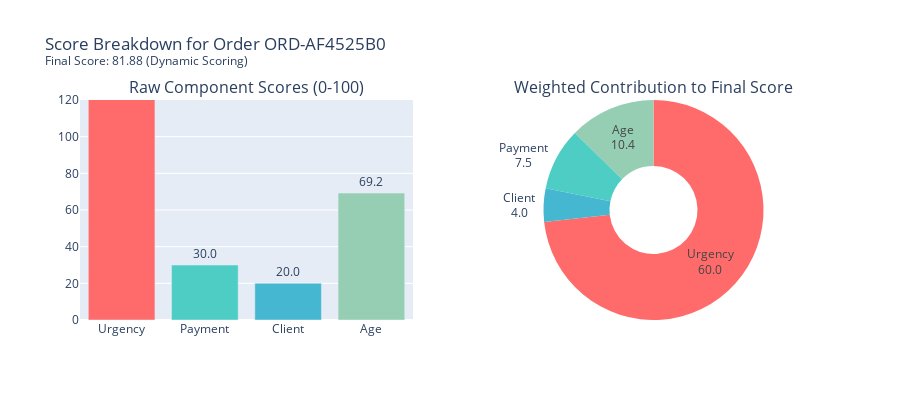

Notebook source saved alongside this figure:
### Code cell
# Visualize the score breakdown with Plotly
components = ['Urgency', 'Payment', 'Client', 'Age']
raw_scores = [urgency_score, payment_score, client_score, age_score]
weights = [config.weight_urgency, config.weight_payment, config.weight_client, config.weight_age]
weighted_scores = [r * w for r, w in zip(raw_scores, weights)]

# Create subplot with two charts
fig = make_subplots(
    rows=1, cols=2,
    subplot_titles=['Raw Component Scores (0-100)', 'Weighted Contribution to Final Score'],
    specs=[[{"type": "bar"}, {"type": "pie"}]]
)

# Raw scores bar chart
fig.add_trace(
    go.Bar(
        x=components,
        y=raw_scores,
        marker_color=['#FF6B6B', '#4ECDC4', '#45B7D1', '#96CEB4'],
        text=[f'{s:.1f}' for s in raw_scores],
        textposition='outside',
        name='Raw Score'
    ),
    row=1, col=1
)

# Weighted contribution pie chart
fig.add_trace(
    go.Pie(
        labels=components,
        values=weighted_scores,
        marker_colors=['#FF6B6B', '#4ECDC4', '#45B7D1', '#96CEB4'],
        textinfo='label+value',
        texttemplate='%{label}<br>%{value:.1f}',
        hole=0.4
    ),
    row=1, col=2
)

fig.update_layout(
    title=f"Score Breakdown for Order {sample_order['order_id']}<br><sup>Final Score: {final_score:.2f} (Dynamic Scoring)</sup>",
    showlegend=False,
    height=400,
)

fig.update_yaxes(range=[0, 120], row=1, col=1)
fig.show()

### Figure 1 — Plotly figure (JSON) as saved in the notebook; plotly's stock layout.template omitted (floating-point values rounded to 4 significant figures)
{"data": [{"marker": {"color": ["#FF6B6B", "#4ECDC4", "#45B7D1", "#96CEB4"]}, "name": "Raw Score", "text": ["150.0", "30.0", "20.0", "69.2"], "textposition": "outside", "type": "bar", "x": ["Urgency", "Payment", "Client", "Age"], "xaxis": "x", "y": [150, 30, 20, 69.23], "yaxis": "y"}, {"domain": {"x": [0.55, 1], "y": [0, 1]}, "hole": 0.4, "labels": ["Urgency", "Payment", "Client", "Age"], "marker": {"colors": ["#FF6B6B", "#4ECDC4", "#45B7D1", "#96CEB4"]}, "textinfo": "label+value", "texttemplate": "%{label}<br>%{value:.1f}", "type": "pie", "values": [60, 7.5, 4, 10.38]}], "layout": {"annotations": [{"font": {"size": 16}, "showarrow": false, "text": "Raw Component Scores (0-100)", "x": 0.225, "xanchor": "center", "xref": "paper", "y": 1, "yanchor": "bottom", "yref": "paper"}, {"font": {"size": 16}, "showarrow": false, "text": "Weighted Contribution to Final Score", "x": 0.775, "xanchor": "center", "xref": "paper", "y": 1, "yanchor": "bottom", "yref": "paper"}], "height": 400, "showlegend": false, "title": {"text": "Score Breakdown for Order ORD-AF4525B0<br><sup>Final Score: 81.88 (Dynamic Scoring)</sup>"}, "xaxis": {"anchor": "y", "domain": [0, 0.45]}, "yaxis": {"anchor": "x", "domain": [0, 1], "range": [0, 120]}}}
